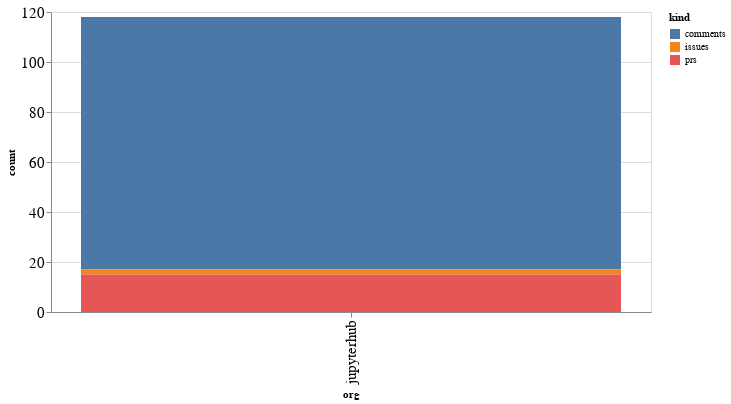

The notebook cell this image was saved under:
### Code cell
alt.Chart(org_summaries, width=600).mark_bar().encode(
    x='org',
    y='count',
    color='kind',
    tooltip="org"
)

### Figure 1 — Vega-Lite specification as saved in the notebook (floating-point values rounded to 4 significant figures)
{"config": {"axisLeft": {"labelFontSize": 15}, "axisBottom": {"labelFontSize": 15}}, "data": {"name": "data-d57957191e3145b3e80a02a9853341d4"}, "mark": "bar", "encoding": {"color": {"type": "nominal", "field": "kind"}, "tooltip": {"type": "nominal", "field": "org"}, "x": {"type": "nominal", "field": "org"}, "y": {"type": "quantitative", "field": "count"}}, "width": 600, "$schema": "https://vega.github.io/schema/vega-lite/v4.8.1.json", "datasets": {"data-d57957191e3145b3e80a02a9853341d4": [{"org": "jupyterhub", "kind": "comments", "count": 101}, {"org": "jupyterhub", "kind": "issues", "count": 2}, {"org": "jupyterhub", "kind": "prs", "count": 15}]}}
